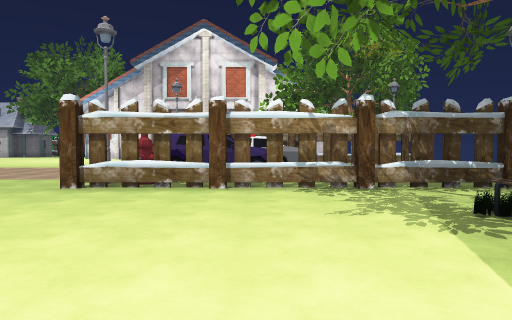
view 1 (above)

24 first-person views from a walk through a 3-D level made in the Unity game engine. The camera is 1.5 m above the floor, tilts 2° down and sees 70° across. The floor is counted in squares, 2 m on a side. Each view is taken from the middle of a square. On the plan, view 1 faces up. The plan holds only what a view shows up to about 11 squares ahead; the rest is blank. The place goes on beyond the plan. The player is left out. Some animated figures are left out. Some surface patterns are stand-ins.

view 2
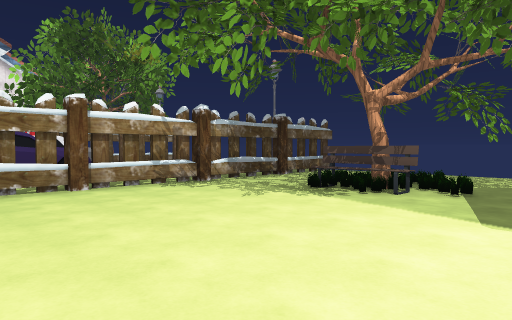

view 3
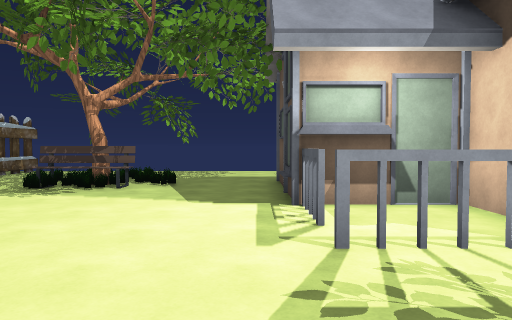

view 4
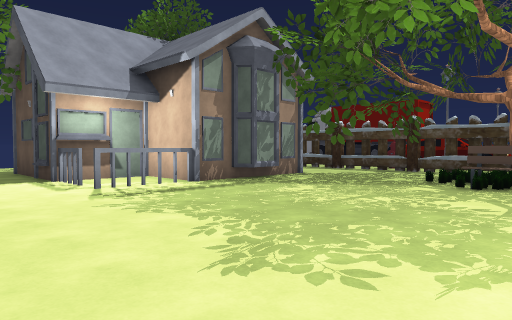

view 5
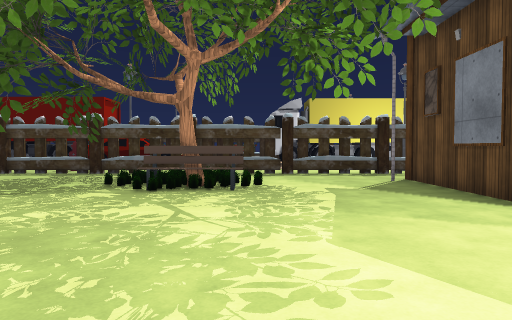

view 6
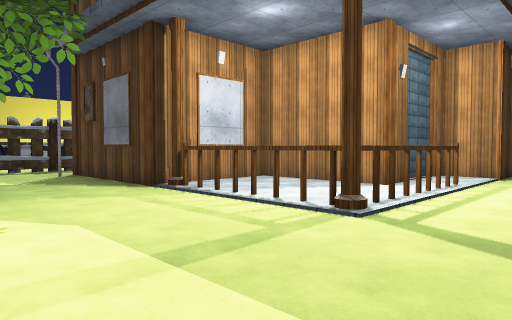

view 7
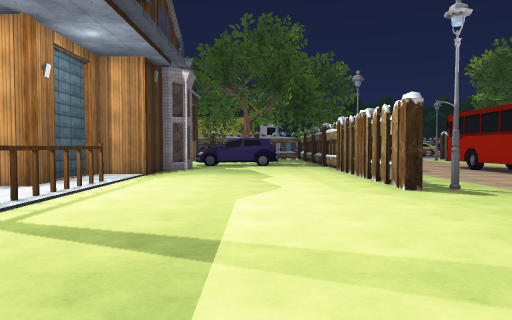

view 8
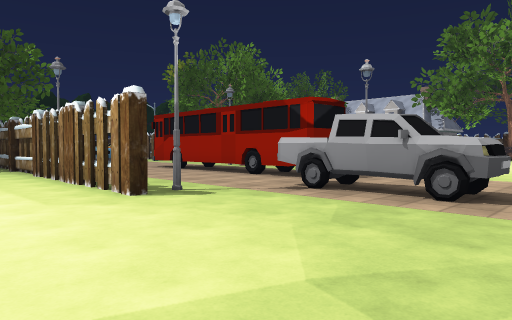

view 9
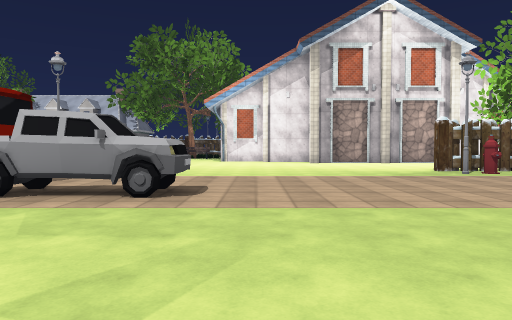

view 10
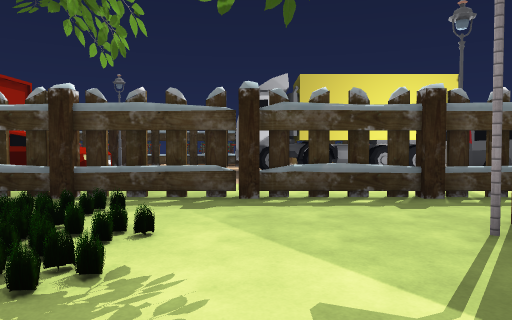

view 11
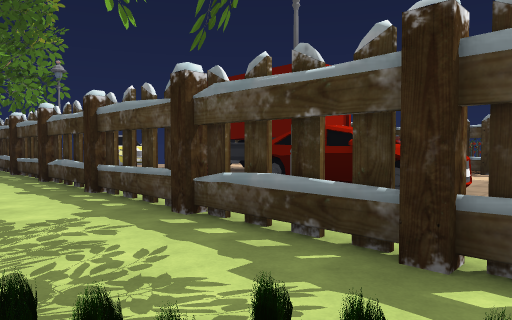

view 12
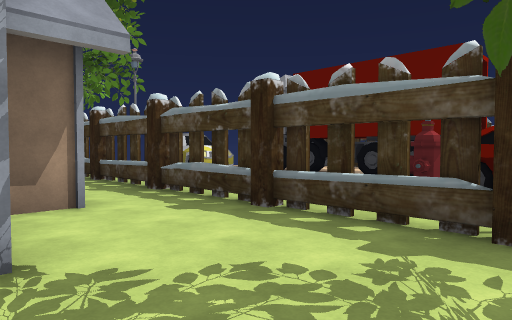

view 13
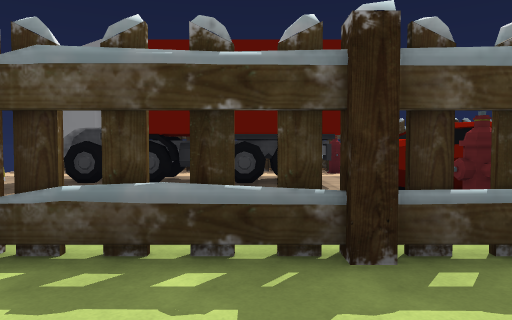

view 14
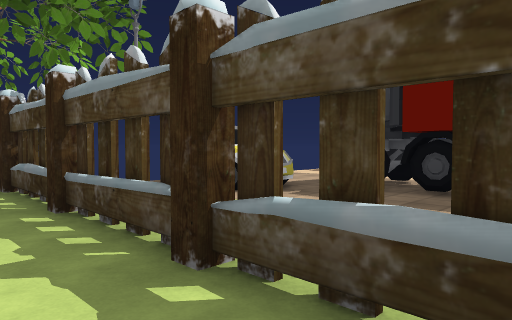

view 15
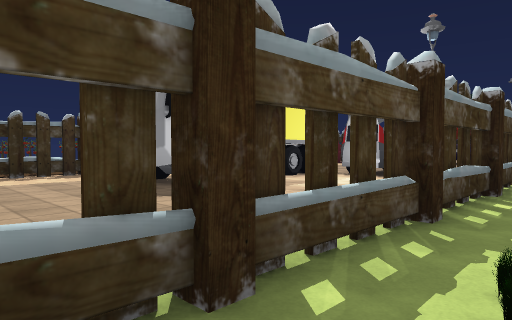

view 16
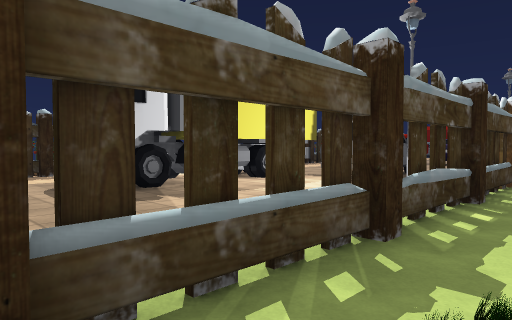

view 17
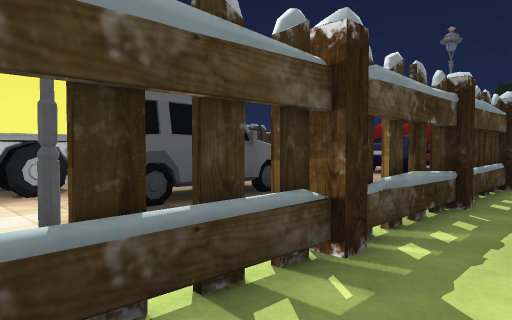

view 18
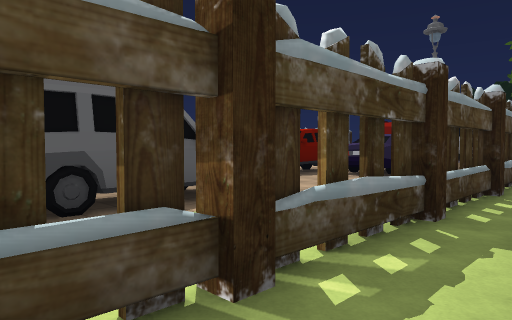

view 19
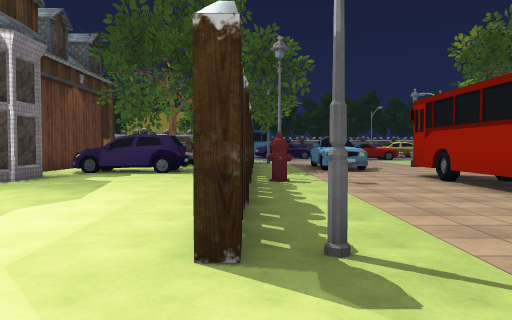

view 20
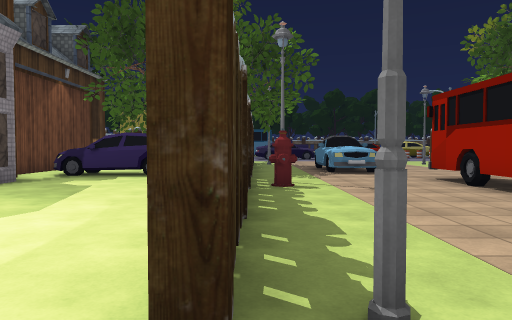

view 21
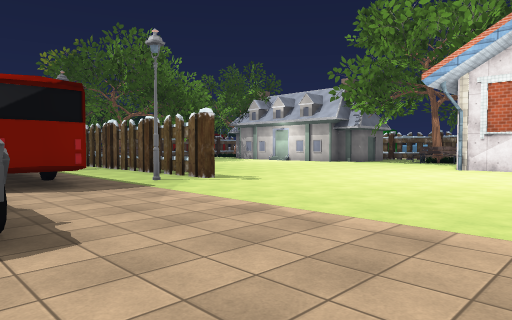

view 22
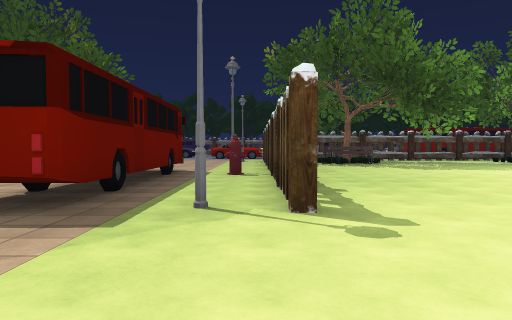

view 23
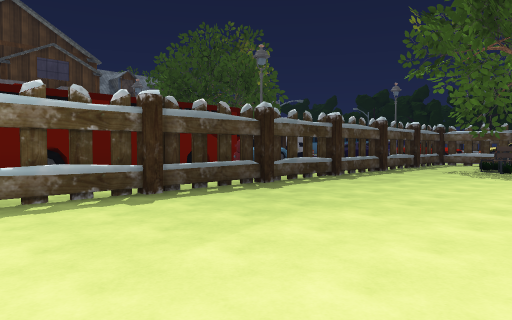

view 24
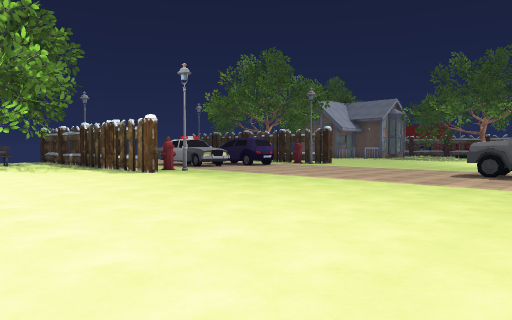

### Floor plan
Key: @ floor where view 1 was taken; # wall or solid block; x gap in a wall; . floor; C car; S streetlight; H hydrant; B bench; U house; T thing the floor can be seen under or through; W wheel; R truck; O other object.
Columns run from 26 left of view 1 to 8 right of it. Each row starts with its distance up from view 1.
 21      ...... ......
 20 B   ........ .........
 19 B.........................
 18 #.........................
 17 ..........................
 16   ##########...........#
 15     ..H..................
 14      S.....S...........SH
 13   ....O...W.............
 12   ...#######............OOOO
 11    ..#W###W#...........
 10   C..........OOOO.....  CCC
  9   C...................
  8   ...SH....S...........SH......O
  7     ########........ ..##########x
  6     ................  ...........
  5    C.............     .........
  4    C...............    ......B.
  3    C............. .    ......B..
  2   CC............... .. ......... x
  1   ..#####..####...................
  0   ###   #..x. #...........@.......
 -1         ####..#..........UU####
 -2            # .#..........U #
 -3             ###..........###
 -4               #..........#
 -5               #.....B.#..
 -6               #....O.....U
 -7               #............#
 -8              .........  .....x
 -9      ########TTTTTTTTTTTTTTTTTT####
-10        ........................
-11      SO      S   .    S.H      S
-12      ...  O..........OOOO    ...C.
-13  OOOO... OO #........OO O. ....CCC
-14      ..  .............  .RR.RR..
-15   OO#OO     RRRRRR....  .RRRRRR..
-16             RR R  ....  .RR RR ..
-17                  ...    .
-18                  ...    H
-19                  OOO
-20                  OOO

Where each view was taken, in squares from view 1:
view 1: 0 up, 0 right, facing up
view 2: 0 up, 3 left, facing up-right
view 3: 0 up, 4 left, facing right
view 4: 2 up, 8 left, facing down-right
view 5: 1 up, 8 left, facing down
view 6: 3 up, 8 left, facing down-left
view 7: 4 up, 8 left, facing left
view 8: 4 up, 9 left, facing up-left
view 9: 4 up, 9 left, facing up
view 10: 4 down, 9 left, facing down
view 11: 7 down, 7 left, facing down-right
view 12: 6 down, 4 left, facing down-right
view 13: 7 down, 0 right, facing down
view 14: 8 down, 0 right, facing down-right
view 15: 8 down, 5 left, facing down-left
view 16: 8 down, 6 left, facing down-left
view 17: 8 down, 12 left, facing down-left
view 18: 8 down, 13 left, facing down-left
view 19: 7 up, 12 left, facing left
view 20: 7 up, 13 left, facing left
view 21: 10 up, 7 left, facing up-left
view 22: 15 up, 10 left, facing left
view 23: 21 up, 14 left, facing down-left
view 24: 21 up, 13 left, facing down-right
